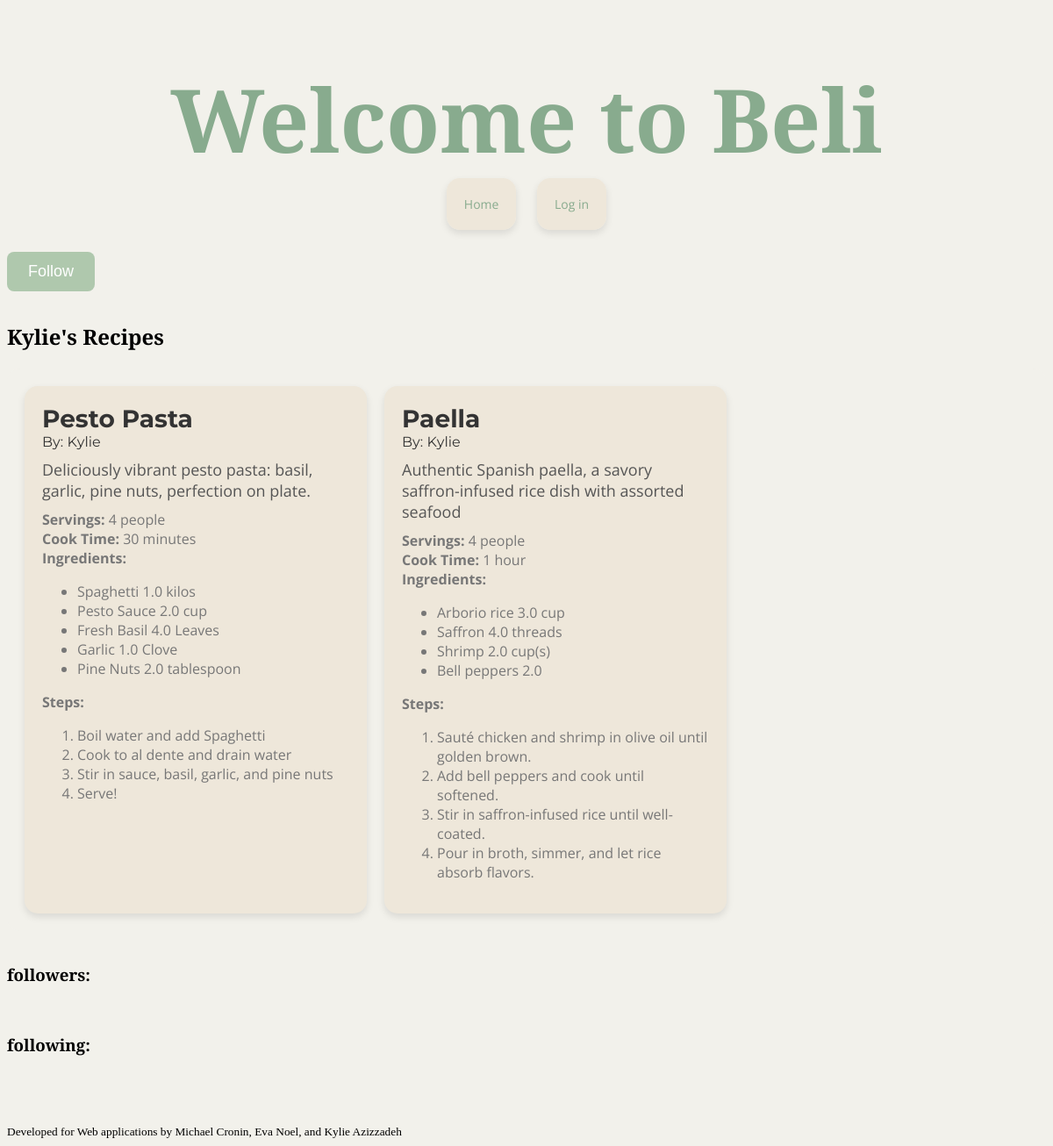
The page /user/3 on the database as committed earlier.
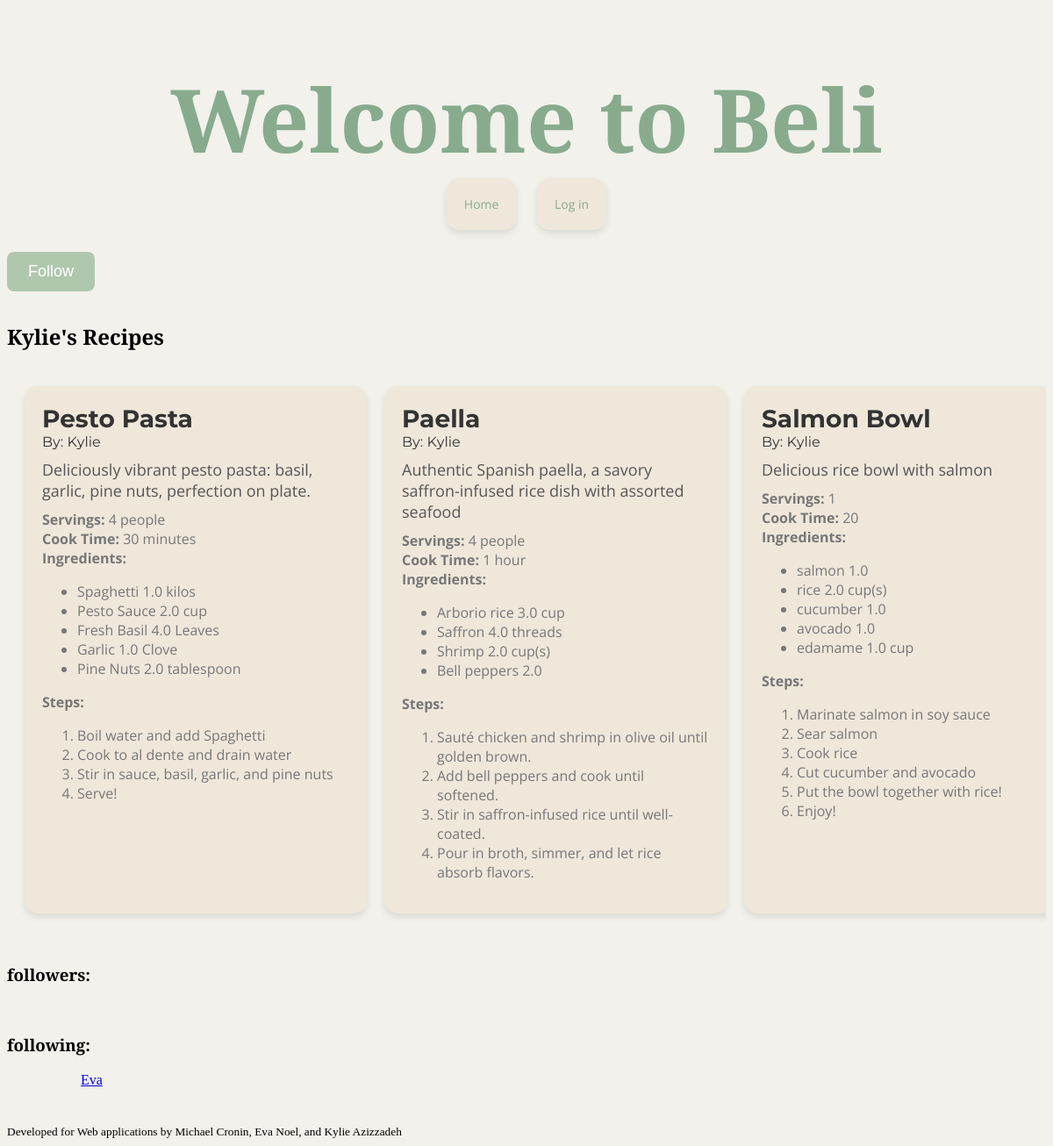
The same page on the database as committed later.
### beli/model.py (models this page shows)
class User(flask_login.UserMixin, db.Model):
    id = db.Column(db.Integer, primary_key=True)
    email = db.Column(db.String(128), unique=True, nullable=False)
    name = db.Column(db.String(64), nullable=False)
    password = db.Column(db.String(100), nullable=False)
    recipes = db.relationship('Recipe', back_populates='user')
    photos = db.relationship('Photo', back_populates='user')
    ratings = db.relationship('Rating', back_populates='user')
    bookmarks = db.relationship('Bookmark', back_populates='user')
    photos = db.relationship('Photo', back_populates='user')
    following = db.relationship(
        "User",
        secondary=FollowingAssociation.__table__,
        primaryjoin=FollowingAssociation.follower_id == id,
        secondaryjoin=FollowingAssociation.followed_id == id,
        back_populates="followers",
    )
    followers = db.relationship(
        "User",
        secondary=FollowingAssociation.__table__,
        primaryjoin=FollowingAssociation.followed_id == id,
        secondaryjoin=FollowingAssociation.follower_id == id,
        back_populates="following",
    )

class Recipe(db.Model):
    id = db.Column(db.Integer, primary_key=True)
    title = db.Column(db.String(512), nullable=False)
    description = db.Column(db.Text, nullable=False)
    servings = db.Column(db.Integer, nullable=False)
    cook_time = db.Column(db.Integer, nullable=False)
    user_id = db.Column(db.Integer, db.ForeignKey('user.id'), nullable=False)
    complete = db.Column(db.Boolean, nullable=False)
    user = db.relationship('User', back_populates='recipes')
    quantified_ingredients = db.relationship('QuantifiedIngredient', back_populates='recipe')
    steps = db.relationship('Step', back_populates='recipe')
    ratings = db.relationship('Rating', back_populates='recipe')
    bookmarks = db.relationship('Bookmark', back_populates='recipe')
    photos = db.relationship('Photo', back_populates='recipe')

class QuantifiedIngredient(db.Model):
    id = db.Column(db.Integer, primary_key=True)
    amount = db.Column(db.Float, nullable=False)
    unit = db.Column(db.String(64), nullable=False)
    ingredient_id = db.Column(db.Integer, db.ForeignKey('ingredient.id'), nullable=False)
    ingredient = db.relationship('Ingredient', back_populates='quantified_ingredients')
    recipe_id = db.Column(db.Integer, db.ForeignKey('recipe.id'), nullable=False)
    recipe = db.relationship('Recipe', back_populates='quantified_ingredients')

class Ingredient(db.Model):
    id = db.Column(db.Integer, primary_key=True)
    name = db.Column(db.String(512), nullable=False)
    quantified_ingredients = db.relationship('QuantifiedIngredient', back_populates='ingredient')

class Step(db.Model):
    id = db.Column(db.Integer, primary_key=True)
    description = db.Column(db.Text, nullable=False)
    order = db.Column(db.Integer, nullable=False)
    recipe_id = db.Column(db.Integer, db.ForeignKey('recipe.id'), nullable=False)
    recipe = db.relationship('Recipe', back_populates='steps')

### beli/main.py (the view)
@bp.route("/user/<int:user_id>")
def userProfile(user_id):
    user = db.session.get(model.User, user_id)
    if not user:
        abort(404, "User id {} doesn't exist.".format(user_id))
    query = db.select(model.Recipe).where((model.Recipe.user_id == user_id))
    recipes = db.session.execute(query).scalars().all()
    if user == current_user:
        follow_button = None
    if flask_login.current_user not in user.followers:
        follow_button = "follow"
    if flask_login.current_user in user.followers:
        follow_button = "unfollow"
    return render_template("main/profile.html", recipes=recipes, user=user, follow_button=follow_button)

### beli/templates/main/profile.html (shortened to what this page needs)
{% extends 'base.html' %}
{% block prof %}
    <section>
        {% if current_user.id != user.id %}
            {% if follow_button == "follow" %}
                <form action="{{ url_for('main.follow', user_id=user.id) }}" method="post">
                    <input class = "recipe-button" type="submit" value="Follow">
                </form>
            {% elif follow_button == "unfollow" %}
                <form action="{{ url_for('main.unfollow', user_id=user.id) }}" method="post">
                    <input class = "recipe-button" type="submit" value="Unfollow">
                </form>
            {% endif %}
        {% endif %}
        <h2 class="page-title">{{ user.name }}'s Recipes</h2>
        {% include 'recipes_template.html' %}
    </section>
    <section>
            <h3 class="page-title">followers:</h3>
            <h3 class="page-title">following:</h3>
            {% for account in user.following %}
                <a href="{{ url_for('main.userProfile', user_id = account.id)  }}">{{ account.name }}</a>
            {% endfor %}
        </section>
{% endblock %}

### beli/templates/base.html (shortened to what this page needs)
<!DOCTYPE html>
<html>
    <head>
        <link rel="stylesheet"
              href="{{ url_for('static', filename='beli.css') }}">
    </head>
    <body>
        <header>
            <h1 class="site-title">Welcome to Beli</h1>
            <div class="site-button">
                <a href="{{ url_for('main.index') }}">Home</a>
                {% if not current_user.is_authenticated: %}
                    <a href="{{ url_for('auth.login') }}">Log in</a>
                {% endif %}
            </div>
        </header>
        <section class="userProfile">
           {% block prof %}{% endblock %}
        </section>
        <footer class="footer"><small>Developed for Web applications by Michael Cronin, Eva Noel, and Kylie Azizzadeh</small></footer>
    </body>
</html>

### beli/templates/recipes_template.html
<div class="recipe-grid">
    {% for recipe in recipes %}
        {% include 'recipe_template.html' %}
    {% endfor %}
</div>

### beli/templates/recipe_template.html
<div class="recipe-card">
    <span class="recipe-title">
        <a href ="{{ url_for('main.recipe', recipe_id=recipe.id) }}"> {{ recipe.title}} </a>
    </span>
    <div class="recipe-author">By:
        <a href ="{{ url_for('main.userProfile', user_id=recipe.user.id) }}"> {{ recipe.user.name }}</a>
    </div>
    <div class="recipe-description">{{ recipe.description }}</div>
    <div class="recipe-details">
        <div class="servings"><b>Servings:</b> {{ recipe.servings }}</div>
        <div class="cooktime"><b>Cook Time:</b> {{ recipe.cook_time }}</div>
        <div class="ingredients"> <b>Ingredients:</b>
            <ul>
                {% for qi in recipe.quantified_ingredients %}
                    <li>{{ qi.ingredient.name }} {{ qi.amount }} {{ qi.unit }}</li>
                {% endfor %}
            </ul>
        </div>
        <div class="steps"><b>Steps:</b>
            <ol>
                {% for step in recipe.steps %}
                    <li>{{ step.description }}</li>
                {% endfor %}
            </ol>
        </div>
    </div>
</div>

### beli/static/beli.css (style rules this page uses)
body { background-color: #F2F1EB; text-align: left; }
.site-title { font-family: 'Playfair Display'; font-size: 100px; font-weight: bolder; text-align: center; margin-bottom: 20px; color: #88AB8E; }
.site-button { font-family: 'Open Sans', sans-serif; font-size: 14px; text-align: center; margin-bottom: 30px; }
.site-button a { color: #88AB8E; text-decoration: none; margin: 0 10px; background-color: #EEE7DA; padding: 20px; border-radius: 15px; box-shadow: 0 4px 8px rgba(0, 0, 0, 0.1); transition: background-color 0.3s ease, transform 0.3s ease, box-shadow 0.3s ease; }
.page-title { font-family: 'Playfair Display'; }
.recipe-grid { display: flex; overflow-x: auto; background-color: #F2F1EB; padding: 20px; border-radius: 15px; }
.recipe-card { flex: 0 0 auto; background-color: #EEE7DA; padding: 20px; border-radius: 15px; box-shadow: 0 4px 8px rgba(0, 0, 0, 0.1); transition: background-color 0.3s ease, transform 0.3s ease, box-shadow 0.3s ease; width: 350px; margin-right: 20px; }
.recipe-title { font-family: 'Montserrat', sans-serif; font-size: 28px; font-weight: bold; margin-bottom: 10px; color: #333333; text-decoration: none; }
.recipe-title a { font-family: 'Montserrat', sans-serif; font-size: 28px; font-weight: bold; margin-bottom: 10px; color: #333333; text-decoration: none; }
.recipe-author { font-family: 'Montserrat', sans-serif; font-size: 16px; font-weight: light; margin-bottom: 10px; color: #333333; text-decoration: none; }
.recipe-author a { font-family: 'Montserrat', sans-serif; font-size: 16px; font-weight: light; margin-bottom: 10px; color: #333333; text-decoration: none; }
.recipe-description { font-family: 'Open Sans', sans-serif; font-size: 18px; margin-bottom: 10px; color: #555555; }
.recipe-details { font-family: 'Open Sans', sans-serif; font-size: 16px; color: #777777; }
.recipe-button { background-color: #AFC8AD; color: #ffffff; padding: 12px 24px; border: none; border-radius: 8px; font-size: 18px; cursor: pointer; transition: background-color 0.3s ease; margin-top: 15px; margin-bottom: 15px; }
.footer { margin-top: 40px; }

Rows that differ between the two databases and show on the page:
added Recipe: title "Salmon Bowl", user.name "Kylie", description "Delicious rice bowl with salmon", servings "1", cook_time "20"
added QuantifiedIngredient: ingredient.name "salmon", amount "1.0", shown under "Salmon Bowl"
added QuantifiedIngredient: ingredient.name "rice", amount "2.0", unit "cup(s)", shown under "Salmon Bowl"
added QuantifiedIngredient: ingredient.name "cucumber", amount "1.0", shown under "Salmon Bowl"
added QuantifiedIngredient: ingredient.name "avocado", amount "1.0", shown under "Salmon Bowl"
added QuantifiedIngredient: ingredient.name "edamame", amount "1.0", unit "cup", shown under "Salmon Bowl"
added Step: description "Marinate salmon in soy sauce", shown under "Salmon Bowl"
added Step: description "Sear salmon", shown under "Salmon Bowl"
added Step: description "Cook rice", shown under "Salmon Bowl"
added Step: description "Cut cucumber and avocado", shown under "Salmon Bowl"
added Step: description "Put the bowl together with rice!", shown under "Salmon Bowl"
added Step: description "Enjoy!", shown under "Salmon Bowl"
now on this page (row unchanged): User: name "Eva"
